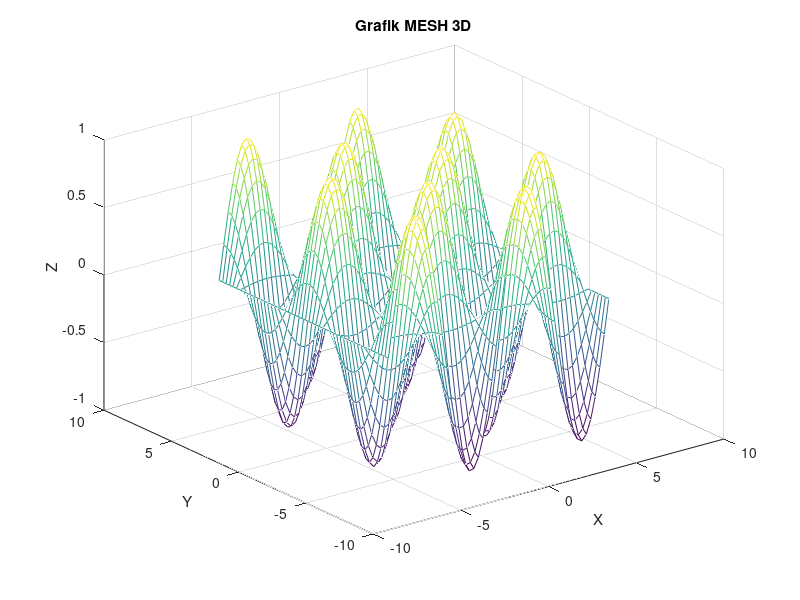

MATLAB code for this plot:
x = linspace(-2*pi,2*pi,50);
y = linspace(-2*pi,2*pi,50);

[X,Y] = meshgrid(x,y);
Z = sin(X).*cos(Y);

mesh(X,Y,Z);
grid on;
title('Grafik MESH 3D');
xlabel('X');
ylabel('Y');
zlabel('Z');
